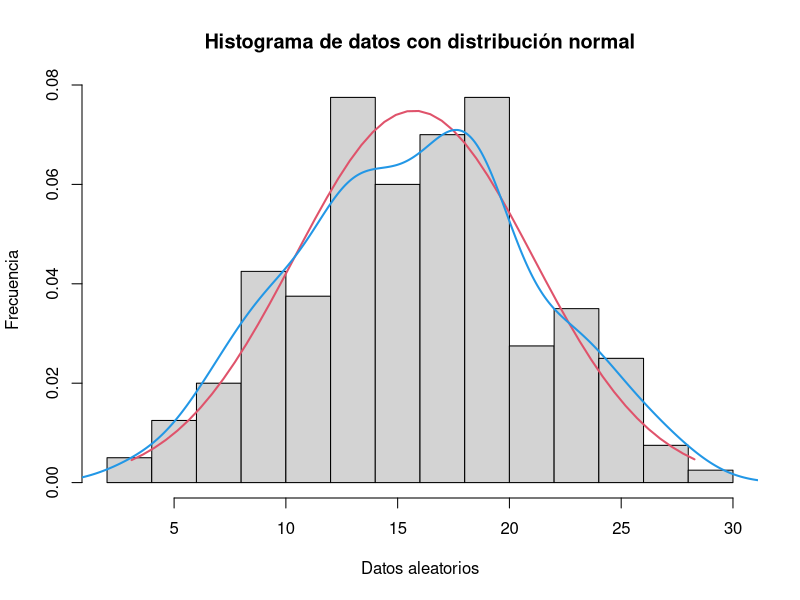
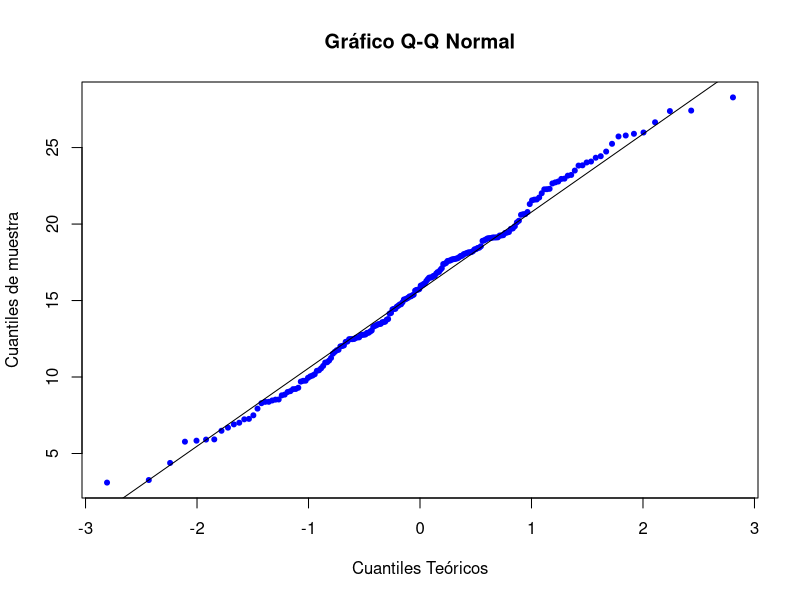
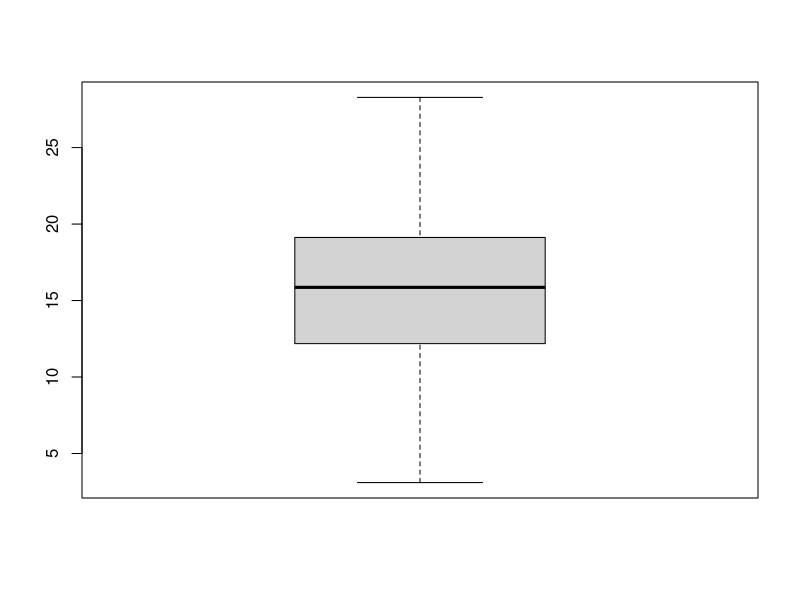
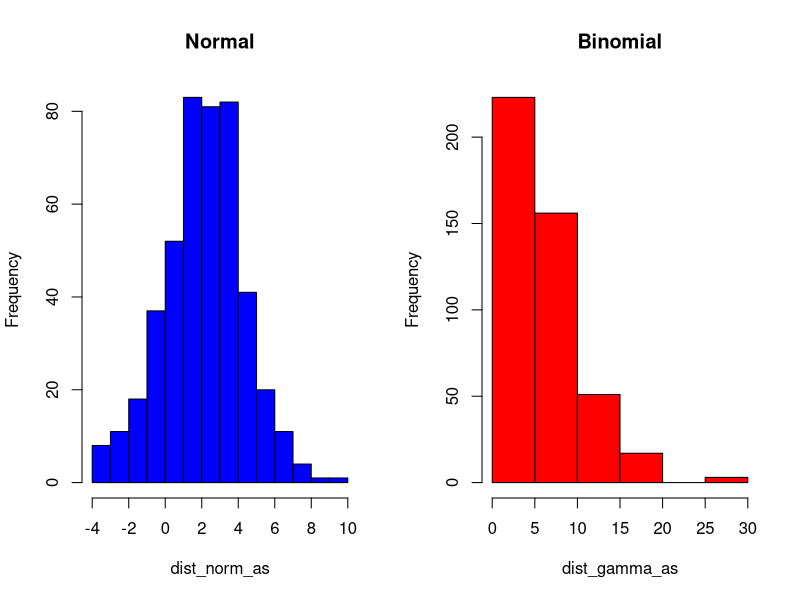

These figures' R source, in order: (Note: this script raises an error after producing the figures.)
## ---- chunk 1
set.seed(12345)
x <- rnorm(n = 200, mean = 15, sd = 5)
x
## ---- chunk 2
h <- hist(x, main = "Histograma de datos con distribución normal", xlab = "Datos aleatorios", ylab = "Frecuencia", probability = TRUE)
x2 <- seq(min(x), max(x), length = 50)
normal <- dnorm(x2, mean = mean(x), sd = sd(x))
lines(x2, normal, col = 2, lwd = 2)
lines(density(x), col = 4, lwd = 2)
## ---- chunk 3
qqnorm(x, main = "Gráfico Q-Q Normal", xlab = "Cuantiles Teóricos", ylab = "Cuantiles de muestra", pch = 20, col = "blue")
qqline(x)
## ---- chunk 4
boxplot(x)
## ---- chunk 5
dist_norm_as <- rnorm(n = 450, mean = 2, sd = 2.3)
dist_gamma_as <- rgamma(n = 450, shape = 2, scale = 3)
## ---- chunk 6
# Configurar la disposición de los gráficos
par(mfrow = c(1, 2))

# Dibujar el primer histograma
hist(dist_norm_as, main = "Normal", col = "blue")

# Dibujar el segundo histograma
hist(dist_gamma_as, main = "Binomial", col = "red")
## ---- chunk 7
print(skewness(dist_norm_as))
print(skewness(dist_gamma_as))
## ---- chunk 8
print(kurtosis(dist_norm_as))
print(kurtosis(dist_gamma_as))
## ---- chunk 9
library("nortest")
## ---- chunk 10
dist_norm_sw <- rnorm(n = 49, mean = 15, sd = 5)
dist_binm_sw <- rnbinom(n = 49, size = 5, prob = 0.35)
## ---- chunk 11
# Configurar la disposición de los gráficos
par(mfrow = c(1, 2))

# Dibujar el primer histograma
hist(dist_norm_sw, main = "Normal", col = "blue")

# Dibujar el segundo histograma
hist(dist_binm_sw, main = "Binomial", col = "red")
## ---- chunk 12
print(shapiro.test(x = dist_norm_sw))
print(shapiro.test(x = dist_binm_sw))
## ---- chunk 13
dist_norm_ad <- rnorm(n = 85, mean = 15, sd = 5)
dist_binm_ad <- rnbinom(n = 76, size = 5, prob = 0.35)
## ---- chunk 14
# Configurar la disposición de los gráficos
par(mfrow = c(1, 2))

# Dibujar el primer histograma
hist(dist_norm_ad, main = "Normal", col = "blue")

# Dibujar el segundo histograma
hist(dist_binm_ad, main = "Binomial", col = "red")
## ---- chunk 15
print(shapiro.test(x = dist_norm_ad))
print(shapiro.test(x = dist_binm_ad))
## ---- chunk 16
dist_norm_cm <- rnorm(n = 49, mean = 15, sd = 5)
dist_gamm_cm <- rgamma(n = 49, shape = 2, scale = 3)
## ---- chunk 17
# Configurar la disposición de los gráficos
par(mfrow = c(1, 2))

# Dibujar el primer histograma
hist(dist_norm_cm, main = "Normal", col = "blue")

# Dibujar el segundo histograma
hist(dist_gamm_cm, main = "Gamma", col = "red")
## ---- chunk 18
print(cvm.test(x = dist_norm_cm))
print(cvm.test(x = dist_gamm_cm))
## ---- chunk 19
dist_norm_li <- rnorm(n = 320, mean = 15, sd = 5)
dist_gamm_li <- rgamma(n = 320, shape = 2, scale = 3)
## ---- chunk 20
# Configurar la disposición de los gráficos
par(mfrow = c(1, 2))

# Dibujar el primer histograma
hist(dist_norm_li, main = "Normal", col = "blue")

# Dibujar el segundo histograma
hist(dist_gamm_li, main = "Gamma", col = "red")
## ---- chunk 21
print(lillie.test(x = dist_norm_li))
print(lillie.test(x = dist_gamm_li))
## ---- chunk 22
dist_norm_pcq <- rnorm(n = 410, mean = 15, sd = 5)
dist_gamm_pcq <- rgamma(n = 410, shape = 2, scale = 3)
## ---- chunk 23
# Configurar la disposición de los gráficos
par(mfrow = c(1, 2))

# Dibujar el primer histograma
hist(dist_norm_pcq, main = "Normal", col = "blue")

# Dibujar el segundo histograma
hist(dist_gamm_pcq, main = "Gamma", col = "red")
## ---- chunk 24
print(pearson.test(x = dist_norm_pcq))
print(pearson.test(x = dist_gamm_pcq))
